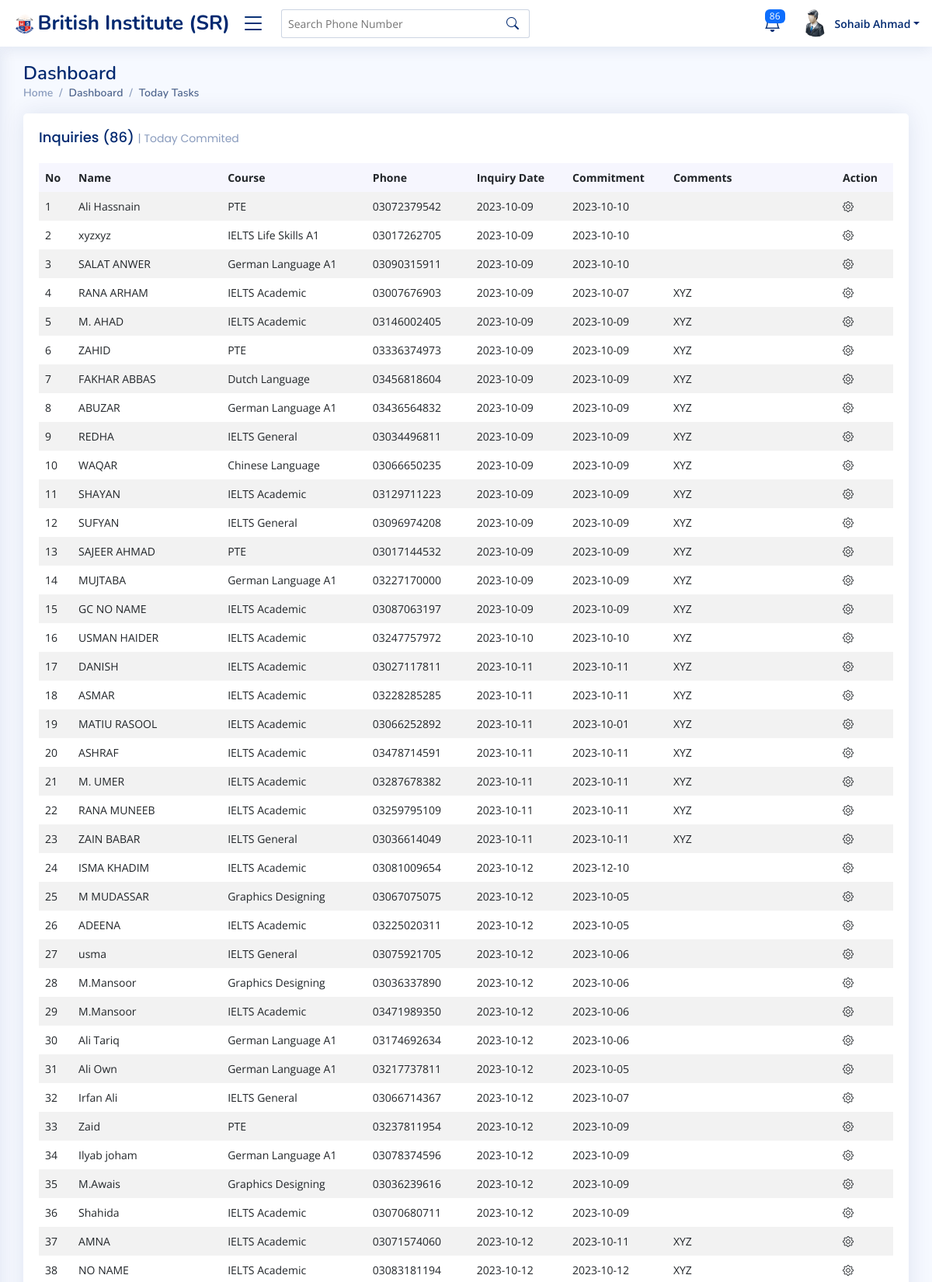
Page /dashboard-today-task.php (signed in, upper part) on the committed database.
### tables this page shows
CREATE TABLE `bisa_inquiry` (
  `inq_id` int(11) NOT NULL,
  `inq_name` varchar(255) DEFAULT NULL,
  `inq_course` varchar(255) DEFAULT NULL,
  `inq_phone` varchar(255) DEFAULT NULL,
  `inq_method` varchar(255) DEFAULT NULL,
  `inq_detail` varchar(255) DEFAULT NULL,
  `inq_user` varchar(255) DEFAULT NULL,
  `inq_area` varchar(255) DEFAULT NULL,
  `inq_date` date DEFAULT NULL,
  `inq_remind_date` date DEFAULT NULL,
  `inq_comment` varchar(255) DEFAULT NULL,
  `inq_on` varchar(255) DEFAULT NULL,
  `inq_osn` varchar(255) DEFAULT NULL
);

### dashboard-today-task.php (the view, shortened to what this page needs)
<?php include "assets/includes/function.php"; ?>
<!DOCTYPE html>
<html lang="en">
<head>
    <link href="assets/vendor/bootstrap/css/bootstrap.css" rel="stylesheet">
    <link href="assets/vendor/bootstrap-icons/bootstrap-icons.css" rel="stylesheet">
    <link href="assets/vendor/boxicons/css/boxicons.min.css" rel="stylesheet">
    <link href="assets/vendor/quill/quill.snow.css" rel="stylesheet">
    <link href="assets/vendor/quill/quill.bubble.css" rel="stylesheet">
    <link href="assets/vendor/remixicon/remixicon.css" rel="stylesheet">
    <link href="assets/vendor/simple-datatables/style.css" rel="stylesheet">
    <link href="assets/css/style.css" rel="stylesheet">
</head>
<body class="toggle-sidebar">
    <?php
    if (isset($_SESSION['name'])) {
    ?>
        <?php include "assets/includes/header.php"; ?>
        <main id="main" class="main">
            <section class="section dashboard">
                <div class="row">
                    <div class="col-lg-12">
                        <div class="row">
                            <div class="col-12">
                                <div class="card recent-sales overflow-auto">
                                    <div class="card-body">
                                        <?php
                                        if($_SESSION['status']=="Admin"){
                                            $num = dcl("bisa_inquiry");
                                            $data = dle("bisa_inquiry");
                                        }else{
                                            $condition = array(
                                                "inq_on" => $_SESSION['office'],
                                                "inq_osn" => $_SESSION['srname']
                                            );
                                            $num = dclw("bisa_inquiry", $condition);
                                            $data = dlw("bisa_inquiry", $condition);
                                        }
                                        ?>
                                        <h5 class="card-title">Inquiries <?php echo "(" . $num . ") " ?><span>| Today Commited</span></h5>
                                        <?php
                                        if ($data) {
                                        ?>
                                            <table class="table table-borderless table-striped table-hover datatable">
                                                <thead>
                                                    <tr>
                                                        <th scope="col">No</th>
                                                        <th scope="col">Name</th>
                                                        <th scope="col">Course</th>
                                                        <th scope="col">Phone</th>
                                                        <th scope="col">Inquiry Date</th>
                                                        <th scope="col">Commitment</th>
                                                        <th scope="col">Comments</th>
                                                        <th scope="col">Action</th>
                                                    </tr>
                                                </thead>
                                                <tbody>
                                                    <?php
                                                    $count = 1;
                                                    foreach ($data as $user) {
                                                    ?>
                                                        <tr class="<?php echo $user['inq_id']; ?>">
                                                            <td><?php echo $count;
                                                                $count++; ?></td>
                                                            <td><?php echo $user['inq_name']; ?></td>
                                                            <td><?php echo $user['inq_course']; ?></td>
                                                            <td><?php echo $user['inq_phone']; ?></td>
                                                            <td><?php echo $user['inq_date']; ?></td>
                                                            <td><?php echo $user['inq_remind_date']; ?></td>
                                                            <td><?php echo $user['inq_comment']; ?></td>
                                                            <td>
                                                                <a class="nav-link nav-profile d-flex align-items-center pe-0" href="#" data-bs-toggle="dropdown">
                                                                    <i class="bi bi-gear"></i>
                                                                </a>
                                                            </td>
                                                        </tr>
                                                    <?php
                                                    }
                                                    ?>
                                                </tbody>
                                            </table>
                                        <?php
                                        }
                                        ?>
                                    </div>
                                </div>
                            </div>
                        </div>
                    </div>
                </div>
            </section>
        </main>
        <?php
        }
    ?>
</body>
</html>

### assets/css/style.css (style rules this page uses)
:root { scroll-behavior: smooth; }
body { font-family: "Open Sans", sans-serif; background: #f6f9ff; color: #444444; }
a { color: #4154f1; text-decoration: none; }
h1, h2, h3, h4, h5, h6 { font-family: "Nunito", sans-serif; }
#main { margin-top: 60px; padding: 20px 30px; transition: all 0.3s; }
.card { margin-bottom: 30px; border: none; border-radius: 5px; box-shadow: 0px 0 30px rgba(1, 41, 112, 0.1); }
.card-title { padding: 20px 0 15px 0; font-size: 18px; font-weight: 500; color: #012970; font-family: "Poppins", sans-serif; }
.card-title span { color: #899bbd; font-size: 14px; font-weight: 400; }
.card-body { padding: 0 20px 20px 20px; }
@media (min-width: 1200px) { #main, #footer { margin-left: 300px; } }
@media (min-width: 1200px) { .toggle-sidebar #main, .toggle-sidebar #footer { margin-left: 0; } }
.dashboard .recent-sales { font-size: 14px; }
.dashboard .recent-sales .table thead { background: #f6f6fe; }
.dashboard .recent-sales .table thead th { border: 0; }

### rows in the picture
bisa_inquiry: inq_name "Ali Hassnain", inq_course "PTE", inq_phone "03072379542", inq_date "2023-10-09", inq_remind_date "2023-10-10"
bisa_inquiry: inq_name "xyzxyz", inq_course "IELTS Life Skills A1", inq_phone "03017262705", inq_date "2023-10-09", inq_remind_date "2023-10-10"
bisa_inquiry: inq_name "SALAT ANWER", inq_course "German Language A1", inq_phone "03090315911", inq_date "2023-10-09", inq_remind_date "2023-10-10"
bisa_inquiry: inq_name "RANA ARHAM", inq_course "IELTS Academic", inq_phone "03007676903", inq_date "2023-10-09", inq_remind_date "2023-10-07", inq_comment "XYZ"
bisa_inquiry: inq_name "M. AHAD", inq_course "IELTS Academic", inq_phone "03146002405", inq_date "2023-10-09", inq_remind_date "2023-10-09", inq_comment "XYZ"
bisa_inquiry: inq_name "ZAHID", inq_course "PTE", inq_phone "03336374973", inq_date "2023-10-09", inq_remind_date "2023-10-09", inq_comment "XYZ"
bisa_inquiry: inq_name "FAKHAR ABBAS", inq_course "Dutch Language", inq_phone "03456818604", inq_date "2023-10-09", inq_remind_date "2023-10-09", inq_comment "XYZ"
bisa_inquiry: inq_name "ABUZAR", inq_course "German Language A1", inq_phone "03436564832", inq_date "2023-10-09", inq_remind_date "2023-10-09", inq_comment "XYZ"
bisa_inquiry: inq_name "REDHA", inq_course "IELTS General", inq_phone "03034496811", inq_date "2023-10-09", inq_remind_date "2023-10-09", inq_comment "XYZ"
bisa_inquiry: inq_name "WAQAR", inq_course "Chinese Language", inq_phone "03066650235", inq_date "2023-10-09", inq_remind_date "2023-10-09", inq_comment "XYZ"
bisa_inquiry: inq_name "SHAYAN", inq_course "IELTS Academic", inq_phone "03129711223", inq_date "2023-10-09", inq_remind_date "2023-10-09", inq_comment "XYZ"
bisa_inquiry: inq_name "SUFYAN", inq_course "IELTS General", inq_phone "03096974208", inq_date "2023-10-09", inq_remind_date "2023-10-09", inq_comment "XYZ"
bisa_inquiry: inq_name "SAJEER AHMAD", inq_course "PTE", inq_phone "03017144532", inq_date "2023-10-09", inq_remind_date "2023-10-09", inq_comment "XYZ"
bisa_inquiry: inq_name "MUJTABA", inq_course "German Language A1", inq_phone "03227170000", inq_date "2023-10-09", inq_remind_date "2023-10-09", inq_comment "XYZ"
bisa_inquiry: inq_name "GC NO NAME", inq_course "IELTS Academic", inq_phone "03087063197", inq_date "2023-10-09", inq_remind_date "2023-10-09", inq_comment "XYZ"
bisa_inquiry: inq_name "USMAN HAIDER", inq_course "IELTS Academic", inq_phone "03247757972", inq_date "2023-10-10", inq_remind_date "2023-10-10", inq_comment "XYZ"
bisa_inquiry: inq_name "DANISH", inq_course "IELTS Academic", inq_phone "03027117811", inq_date "2023-10-11", inq_remind_date "2023-10-11", inq_comment "XYZ"
bisa_inquiry: inq_name "ASMAR", inq_course "IELTS Academic", inq_phone "03228285285", inq_date "2023-10-11", inq_remind_date "2023-10-11", inq_comment "XYZ"
bisa_inquiry: inq_name "MATIU RASOOL", inq_course "IELTS Academic", inq_phone "03066252892", inq_date "2023-10-11", inq_remind_date "2023-10-01", inq_comment "XYZ"
bisa_inquiry: inq_name "ASHRAF", inq_course "IELTS Academic", inq_phone "03478714591", inq_date "2023-10-11", inq_remind_date "2023-10-11", inq_comment "XYZ"
bisa_inquiry: inq_name "M. UMER", inq_course "IELTS Academic", inq_phone "03287678382", inq_date "2023-10-11", inq_remind_date "2023-10-11", inq_comment "XYZ"
bisa_inquiry: inq_name "RANA MUNEEB", inq_course "IELTS Academic", inq_phone "03259795109", inq_date "2023-10-11", inq_remind_date "2023-10-11", inq_comment "XYZ"
bisa_inquiry: inq_name "ZAIN BABAR", inq_course "IELTS General", inq_phone "03036614049", inq_date "2023-10-11", inq_remind_date "2023-10-11", inq_comment "XYZ"
bisa_inquiry: inq_name "ISMA KHADIM", inq_course "IELTS Academic", inq_phone "03081009654", inq_date "2023-10-12", inq_remind_date "2023-12-10"
bisa_inquiry: inq_name "M MUDASSAR", inq_course "Graphics Designing", inq_phone "03067075075", inq_date "2023-10-12", inq_remind_date "2023-10-05"
bisa_inquiry: inq_name "ADEENA", inq_course "IELTS Academic", inq_phone "03225020311", inq_date "2023-10-12", inq_remind_date "2023-10-05"
bisa_inquiry: inq_name "usma", inq_course "IELTS General", inq_phone "03075921705", inq_date "2023-10-12", inq_remind_date "2023-10-06"
bisa_inquiry: inq_name "M.Mansoor", inq_course "Graphics Designing", inq_phone "03036337890", inq_date "2023-10-12", inq_remind_date "2023-10-06"
bisa_inquiry: inq_name "M.Mansoor", inq_course "IELTS Academic", inq_phone "03471989350", inq_date "2023-10-12", inq_remind_date "2023-10-06"
bisa_inquiry: inq_name "Ali Tariq", inq_course "German Language A1", inq_phone "03174692634", inq_date "2023-10-12", inq_remind_date "2023-10-06"
bisa_inquiry: inq_name "Ali Own", inq_course "German Language A1", inq_phone "03217737811", inq_date "2023-10-12", inq_remind_date "2023-10-05"
bisa_inquiry: inq_name "Irfan Ali", inq_course "IELTS General", inq_phone "03066714367", inq_date "2023-10-12", inq_remind_date "2023-10-07"
bisa_inquiry: inq_name "Zaid", inq_course "PTE", inq_phone "03237811954", inq_date "2023-10-12", inq_remind_date "2023-10-09"
bisa_inquiry: inq_name "Ilyab joham", inq_course "German Language A1", inq_phone "03078374596", inq_date "2023-10-12", inq_remind_date "2023-10-09"
bisa_inquiry: inq_name "M.Awais", inq_course "Graphics Designing", inq_phone "03036239616", inq_date "2023-10-12", inq_remind_date "2023-10-09"
bisa_inquiry: inq_name "Shahida", inq_course "IELTS Academic", inq_phone "03070680711", inq_date "2023-10-12", inq_remind_date "2023-10-09"
bisa_inquiry: inq_name "AMNA", inq_course "IELTS Academic", inq_phone "03071574060", inq_date "2023-10-12", inq_remind_date "2023-10-11", inq_comment "XYZ"
bisa_inquiry: inq_name "NO NAME", inq_course "IELTS Academic", inq_phone "03083181194", inq_date "2023-10-12", inq_remind_date "2023-10-12", inq_comment "XYZ"

### other values in the picture
$_SESSION['office'] "British Institute"
$_SESSION['srname'] "SR"
$num "86"
$_SESSION['name'] "Sohaib Ahmad"
$B1 "Dashboard"
$B2 "Today Tasks"
